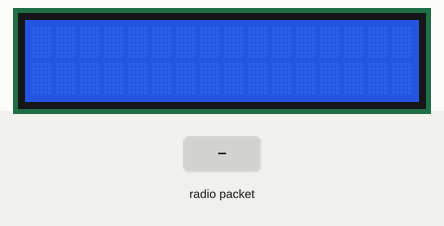
Simulated run of this sketch. Board: Arduino Uno, built with avr-gcc and run on an emulated ATmega328P. On the bench: 16×2 character LCD. The test bench sets the inputs (shaded band). No radio packets arrive unless stated; what the sketch prints to the serial monitor is not drawn.

Above: at 1.7 s.
1.8 s: radio packet "1" arrives
At 3.2 s:
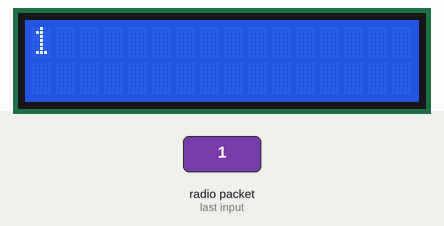
4.3 s: radio packet "0" arrives
At 6.3 s:
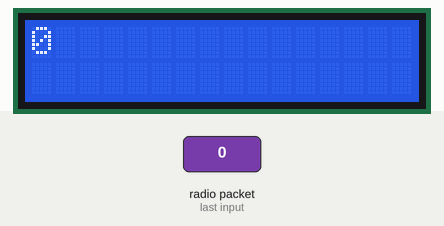
6.8 s: radio packet "2" arrives
At 8.2 s:
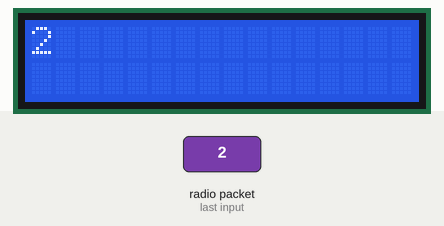
Timing chart, 0 to 9.8 s (numbered marks = the images above; inputs shaded):
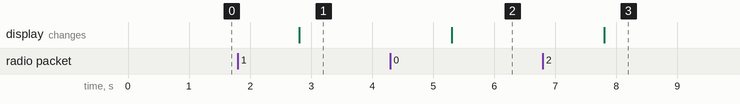

Measured:
- after the input at 1.8 s, the display: changes after 1.0 s (image 1)
- after the input at 4.3 s, the display: changes after 1.0 s (image 2)
- after the input at 6.8 s, the display: changes after 1.0 s (image 3)

The sketch:

reciever.ino
```cpp
#include <LiquidCrystal_I2C.h>
LiquidCrystal_I2C lcd(0x3F, 16, 2);
#include <LoRa.h>

#define ss 5
#define rst 14
#define dio0 2

void setup()
{
  Serial.begin(115200);
  while (!Serial);
  Serial.println("LoRa Receiver");

  LoRa.setPins(ss, rst, dio0);    //setup LoRa transceiver module

  while (!LoRa.begin(433E6))     //433E6 - Asia, 866E6 - Europe, 915E6 - North America
  {
    Serial.println(".");
    delay(500);
  }
  LoRa.setSyncWord(0xA5);
  Serial.println("LoRa Initializing OK!");
  lcd.begin();
  lcd.backlight();
  lcd.setCursor(0,1);
  delay(500);
}

void loop()
{
  int packetSize = LoRa.parsePacket();    // try to parse packet
  if (packetSize)
  {

    Serial.print("Received packet '");

    while (LoRa.available())              // read packet
    {
      String LoRaData = LoRa.readString();
      Serial.print(LoRaData);
      lcd.clear();// clear previous values from screen
      lcd.print(LoRaData);
      delay(500);
    }
    Serial.print("' with RSSI ");         // print RSSI of packet
    Serial.println(LoRa.packetRssi());
  }
}
```
